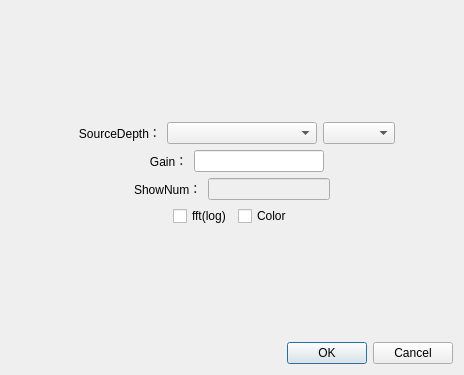
<?xml version="1.0" encoding="UTF-8"?>
<ui version="4.0">
 <class>CSGSetting</class>
 <widget class="QDialog" name="CSGSetting">
  <property name="geometry">
   <rect>
    <x>0</x>
    <y>0</y>
    <width>464</width>
    <height>375</height>
   </rect>
  </property>
  <property name="windowTitle">
   <string>CSGSetting</string>
  </property>
  <layout class="QVBoxLayout" name="verticalLayout">
   <item>
    <layout class="QVBoxLayout" name="verticalLayout_4">
     <item>
      <spacer name="verticalSpacer_4">
       <property name="orientation">
        <enum>Qt::Vertical</enum>
       </property>
       <property name="sizeHint" stdset="0">
        <size>
         <width>20</width>
         <height>40</height>
        </size>
       </property>
      </spacer>
     </item>
     <item>
      <layout class="QHBoxLayout" name="horizontalLayout_2">
       <item>
        <spacer name="horizontalSpacer_4">
         <property name="orientation">
          <enum>Qt::Horizontal</enum>
         </property>
         <property name="sizeHint" stdset="0">
          <size>
           <width>40</width>
           <height>20</height>
          </size>
         </property>
        </spacer>
       </item>
       <item>
        <widget class="QLabel" name="label_2">
         <property name="text">
          <string>   SourceDepth：</string>
         </property>
        </widget>
       </item>
       <item>
        <widget class="QComboBox" name="comboBox_DepthEdit">
         <property name="minimumSize">
          <size>
           <width>150</width>
           <height>0</height>
          </size>
         </property>
        </widget>
       </item>
       <item>
        <widget class="QComboBox" name="comboBox_Depth"/>
       </item>
       <item>
        <spacer name="horizontalSpacer_3">
         <property name="orientation">
          <enum>Qt::Horizontal</enum>
         </property>
         <property name="sizeHint" stdset="0">
          <size>
           <width>40</width>
           <height>20</height>
          </size>
         </property>
        </spacer>
       </item>
      </layout>
     </item>
     <item>
      <layout class="QHBoxLayout" name="horizontalLayout_4">
       <item>
        <spacer name="horizontalSpacer_6">
         <property name="orientation">
          <enum>Qt::Horizontal</enum>
         </property>
         <property name="sizeHint" stdset="0">
          <size>
           <width>40</width>
           <height>20</height>
          </size>
         </property>
        </spacer>
       </item>
       <item>
        <widget class="QLabel" name="label_3">
         <property name="text">
          <string>   Gain：</string>
         </property>
        </widget>
       </item>
       <item>
        <widget class="QLineEdit" name="GainEdit"/>
       </item>
       <item>
        <spacer name="horizontalSpacer_5">
         <property name="orientation">
          <enum>Qt::Horizontal</enum>
         </property>
         <property name="sizeHint" stdset="0">
          <size>
           <width>40</width>
           <height>20</height>
          </size>
         </property>
        </spacer>
       </item>
      </layout>
     </item>
     <item>
      <layout class="QHBoxLayout" name="horizontalLayout_5">
       <item>
        <spacer name="horizontalSpacer_8">
         <property name="orientation">
          <enum>Qt::Horizontal</enum>
         </property>
         <property name="sizeHint" stdset="0">
          <size>
           <width>40</width>
           <height>20</height>
          </size>
         </property>
        </spacer>
       </item>
       <item>
        <widget class="QLabel" name="label_4">
         <property name="text">
          <string>ShowNum：</string>
         </property>
        </widget>
       </item>
       <item>
        <widget class="QLineEdit" name="ShowNumEdit">
         <property name="enabled">
          <bool>false</bool>
         </property>
        </widget>
       </item>
       <item>
        <spacer name="horizontalSpacer_7">
         <property name="orientation">
          <enum>Qt::Horizontal</enum>
         </property>
         <property name="sizeHint" stdset="0">
          <size>
           <width>40</width>
           <height>20</height>
          </size>
         </property>
        </spacer>
       </item>
      </layout>
     </item>
     <item>
      <layout class="QHBoxLayout" name="horizontalLayout_3">
       <item>
        <spacer name="horizontalSpacer_9">
         <property name="orientation">
          <enum>Qt::Horizontal</enum>
         </property>
         <property name="sizeHint" stdset="0">
          <size>
           <width>40</width>
           <height>20</height>
          </size>
         </property>
        </spacer>
       </item>
       <item>
        <widget class="QCheckBox" name="checkBox_fft">
         <property name="text">
          <string>fft(log)</string>
         </property>
        </widget>
       </item>
       <item>
        <widget class="QCheckBox" name="checkBox_Color">
         <property name="text">
          <string>Color</string>
         </property>
        </widget>
       </item>
       <item>
        <spacer name="horizontalSpacer_10">
         <property name="orientation">
          <enum>Qt::Horizontal</enum>
         </property>
         <property name="sizeHint" stdset="0">
          <size>
           <width>40</width>
           <height>20</height>
          </size>
         </property>
        </spacer>
       </item>
      </layout>
     </item>
     <item>
      <spacer name="verticalSpacer">
       <property name="orientation">
        <enum>Qt::Vertical</enum>
       </property>
       <property name="sizeHint" stdset="0">
        <size>
         <width>20</width>
         <height>40</height>
        </size>
       </property>
      </spacer>
     </item>
     <item>
      <widget class="QDialogButtonBox" name="buttonBox">
       <property name="orientation">
        <enum>Qt::Horizontal</enum>
       </property>
       <property name="standardButtons">
        <set>QDialogButtonBox::Cancel|QDialogButtonBox::Ok</set>
       </property>
      </widget>
     </item>
    </layout>
   </item>
  </layout>
 </widget>
 <resources/>
 <connections>
  <connection>
   <sender>buttonBox</sender>
   <signal>accepted()</signal>
   <receiver>CSGSetting</receiver>
   <slot>accept()</slot>
   <hints>
    <hint type="sourcelabel">
     <x>248</x>
     <y>254</y>
    </hint>
    <hint type="destinationlabel">
     <x>157</x>
     <y>274</y>
    </hint>
   </hints>
  </connection>
  <connection>
   <sender>buttonBox</sender>
   <signal>rejected()</signal>
   <receiver>CSGSetting</receiver>
   <slot>reject()</slot>
   <hints>
    <hint type="sourcelabel">
     <x>316</x>
     <y>260</y>
    </hint>
    <hint type="destinationlabel">
     <x>286</x>
     <y>274</y>
    </hint>
   </hints>
  </connection>
 </connections>
</ui>
